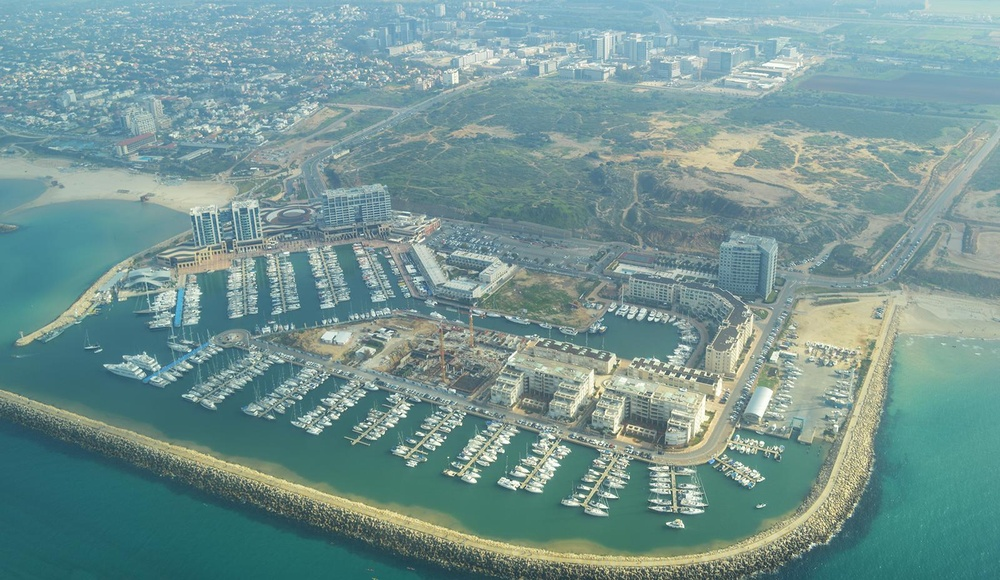
%> input picture 雾天图像/herzeliya_original.jpg, 1000 x 580 px, shrunk from 1600 x 928 before the run
$ octave pingjia.m   (GNU Octave 9; MATLAB toolbox functions it lacks are replaced by stand-ins)
%> lines starting %> are read from the running program, lines starting %| are printed output that depends on the picture
% Image Evaluation Metrics used in Qing et al. (see references)
% Better Dehazing - Lower Mc, Higher Ec and Gc in dehazed image

clear all

% Image to evaluate
try
    I = imread('C:\Users\14766\Desktop\雾天图像\herzeliya_original.jpg');
%> I is the input picture: size 580x1000x3 uint8; mean R, G, B 116.5, 149, 146.9
catch
    warning('Image Not Found');
    return
end

if (size(I,3) == 1)  % grayscale
    [m,n] = size(I);
    meanc = mean(mean(I));   % mean value
    h = imhist(I)/(m*n);              % compute histogram
    ec = sum(-h.*log2(0.0001+h));  % entropy
    j = 1:m-1;   k = 1:n-1;
    gx = zeros(m-1,n-1); gy = zeros(m-1,n-1);
    gx(j,k) = I(j,k+1) - I(j,k);    % gradient along x direction
    gy(j,k) = I(j+1,k) - I(j,k);    % gradient along y direction
    gc = mean(mean(sqrt(0.5*(gx.^2 + gy.^2))));  % average of gradient magnitude
else    % color
    [m,n,~] = size(I);
%> m = 580; n = 1000
    meanc = reshape(mean(mean(I)),1,3);   % mean value
%> meanc = [116.5 149 146.9]
    h1 = imhist(I(:,:,1))/(m*n);      % compute histogram in each channel
%> h1 = 256 values, max 0.00988 at index 65, min 0 at index 1, mean 0.00391
    h2 = imhist(I(:,:,2))/(m*n);
%> h2 = 256 values, max 0.012 at index 122, min 0 at index 1, mean 0.00391
    h3 = imhist(I(:,:,3))/(m*n);
%> h3 = 256 values, max 0.0137 at index 107, min 0 at index 1, mean 0.00391
    ec = [sum(-h1.*log2(0.0001+h1)),sum(-h2.*log2(0.0001+h2)),sum(-h3.*log2(0.0001+h3))]; % entropy
%> ec = [7.45 7.1 7.04]
    j = 1:m-1;   k = 1:n-1;
%> after `j = 1:m-1`: j = 579 values from 1 to 579
%> after `k = 1:n-1`: k = 999 values from 1 to 999
    gx = zeros(m-1,n-1,3); gy = zeros(m-1,n-1,3);
    gx(j,k,:) = I(j,k+1,:) - I(j,k,:);    % gradient along x direction
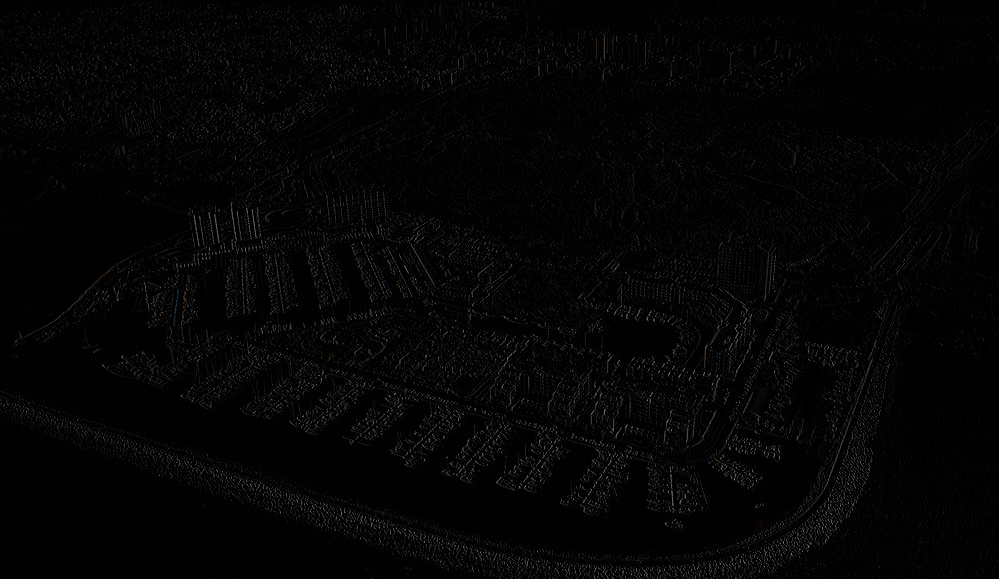
%> gx: size 579x999x3 double; mean R, G, B 4.3, 4.1, 4.1
    gy(j,k,:) = I(j+1,k,:) - I(j,k,:);    % gradient along y direction
    gc = reshape(mean(mean(sqrt(0.5*(gx.^2 + gy.^2)))),1,3);  % average of gradient magnitude
%> gc = [6.04 5.74 5.63]
end

disp('In order of channels ')
disp('Mean value Mc for image = ');
disp(meanc)
%|    116.52   148.99   146.90
disp('Entropy Ec for image = ');
disp(ec)
%|    7.4489   7.0997   7.0369
disp('Average Gradient Gc for image = ');
disp(gc)
%|    6.0385   5.7429   5.6290

$ run again, with 雾天图像/bench_original.jpg copied over 雾天图像/herzeliya_original.jpg
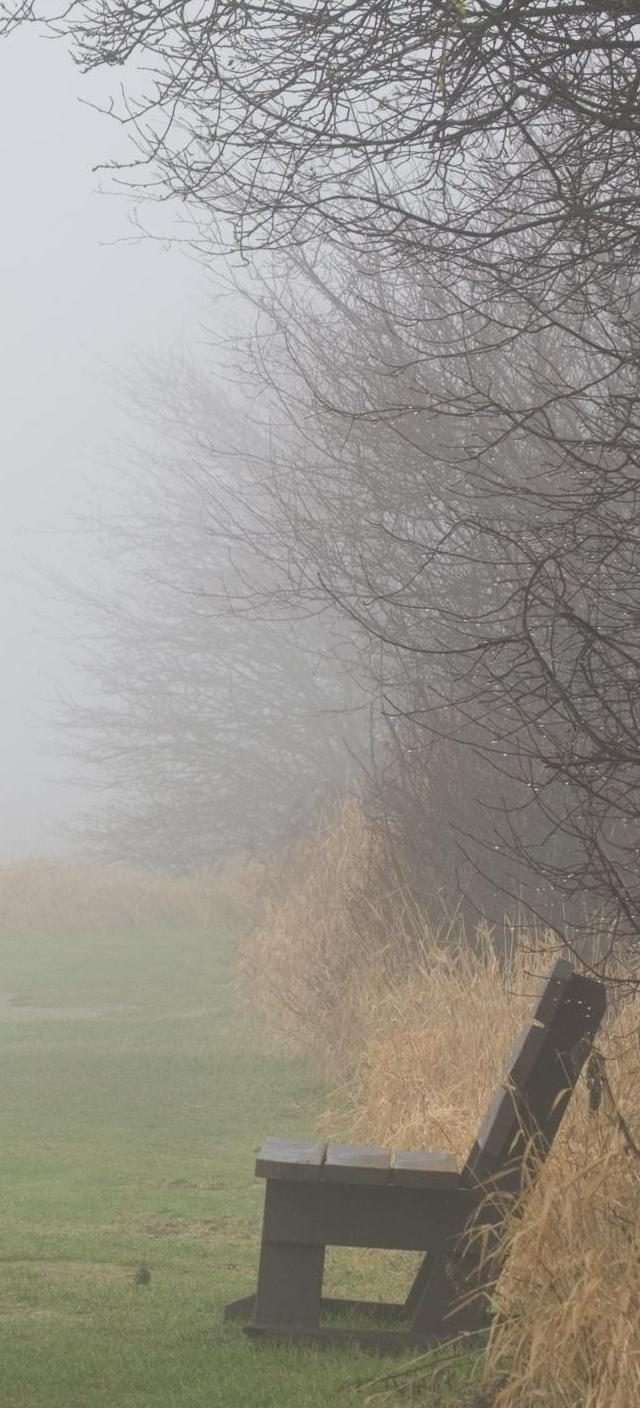
%> input picture 雾天图像/bench_original.jpg, 640 x 1408 px
%> I is the input picture: size 1408x640x3 uint8; mean R, G, B 151.5, 147.9, 140
%> meanc = [151.5 147.9 140]
%> h1 = 256 values, max 0.02 at index 214, min 0 at index 1, mean 0.00391
%> h2 = 256 values, max 0.0152 at index 216, min 0 at index 1, mean 0.00391
%> h3 = 256 values, max 0.0148 at index 221, min 0 at index 1, mean 0.00391
%> ec = [7.05 7.1 7.25]
%> `gx(j,k,:) = I(j,k+1,:) - I(j,k,:);`:
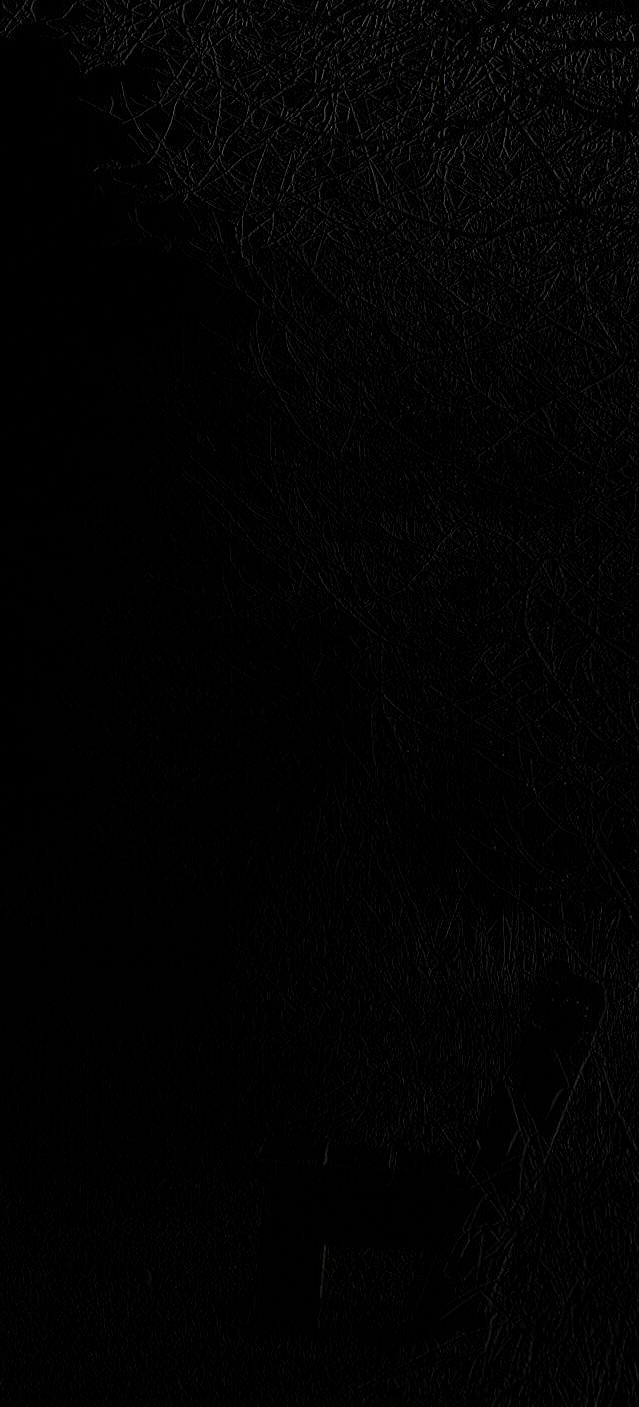
%> gx: size 1407x639x3 double; mean R, G, B 2.8, 2.8, 2.8
%> gc = [3.71 3.7 3.7]
%|    151.54   147.88   139.98
%|    7.0547   7.0998   7.2452
%|    3.7110   3.6986   3.6966

$ run again, with 雾天图像/cones_original.jpg copied over 雾天图像/herzeliya_original.jpg
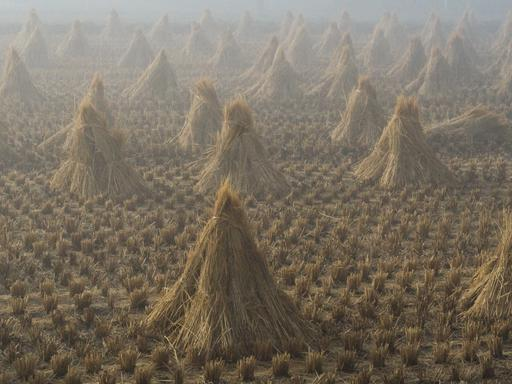
%> input picture 雾天图像/cones_original.jpg, 512 x 384 px
%> I is the input picture: size 384x512x3 uint8; mean R, G, B 122.9, 113.2, 98.8
%> meanc = [122.9 113.2 98.84]
%> h1 = 256 values, max 0.0117 at index 115, min 0 at index 1, mean 0.00391
%> h2 = 256 values, max 0.0115 at index 101, min 0 at index 1, mean 0.00391
%> h3 = 256 values, max 0.0114 at index 89, min 0 at index 2, mean 0.00391
%> ec = [7.02 7.14 7.23]
%> `gx(j,k,:) = I(j,k+1,:) - I(j,k,:);`:
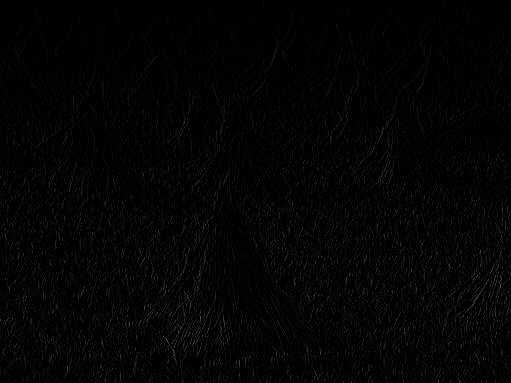
%> gx: size 383x511x3 double; mean R, G, B 3.7, 3.6, 3.6
%> `gy(j,k,:) = I(j+1,k,:) - I(j,k,:);`:
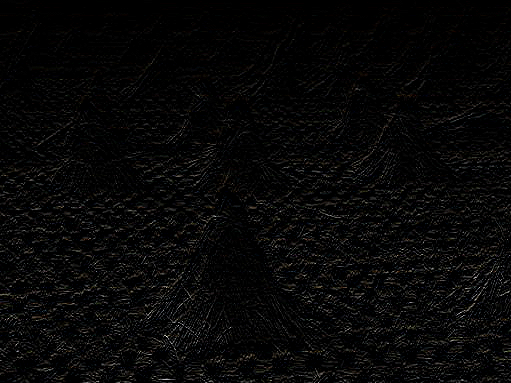
%> gy: size 383x511x3 double; mean R, G, B 2.9, 2.8, 2.8; drawn with min black and max white
%> gc = [4.04 3.96 3.91]
%|    122.940   113.240    98.839
%|    7.0199   7.1355   7.2266
%|    4.0350   3.9635   3.9083

$ run again, with 雾天图像/dubai_original.jpg copied over 雾天图像/herzeliya_original.jpg
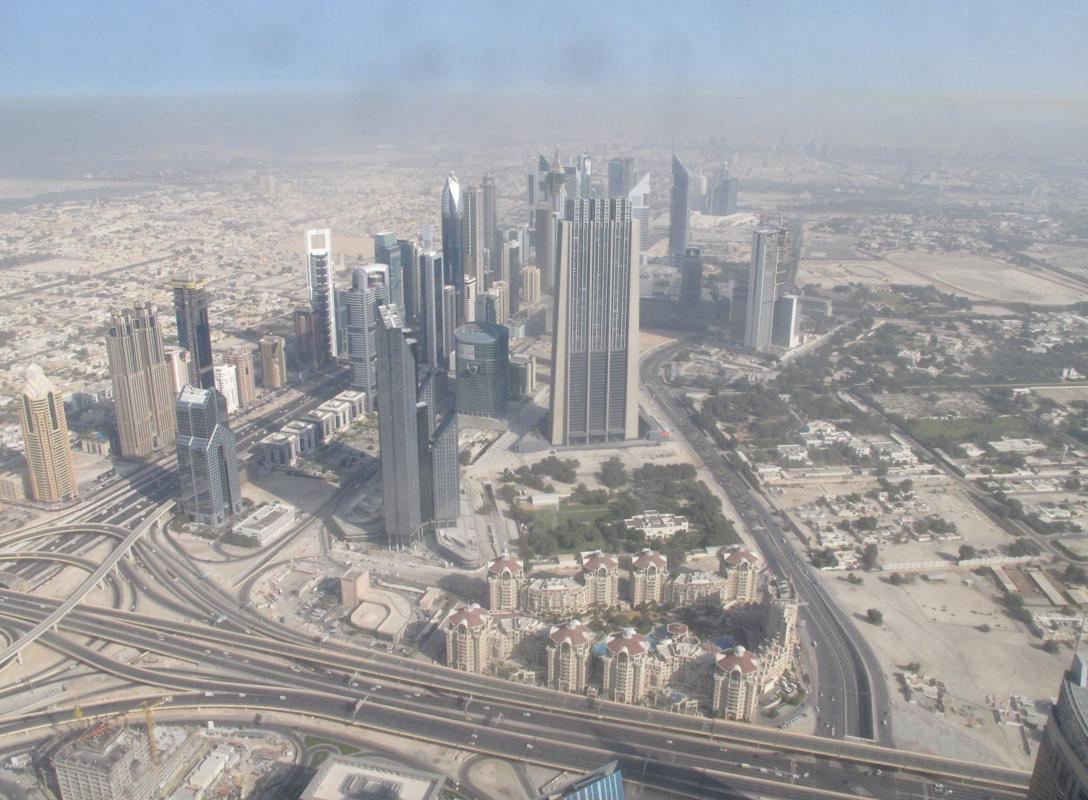
%> input picture 雾天图像/dubai_original.jpg, 1088 x 800 px
%> I is the input picture: size 800x1088x3 uint8; mean R, G, B 158.9, 159.3, 161.5
%> meanc = [158.9 159.3 161.5]
%> h1 = 256 values, max 0.0177 at index 172, min 0 at index 1, mean 0.00391
%> h2 = 256 values, max 0.024 at index 188, min 0 at index 1, mean 0.00391
%> h3 = 256 values, max 0.0146 at index 218, min 0 at index 1, mean 0.00391
%> ec = [6.93 6.77 6.96]
%> `gx(j,k,:) = I(j,k+1,:) - I(j,k,:);`:
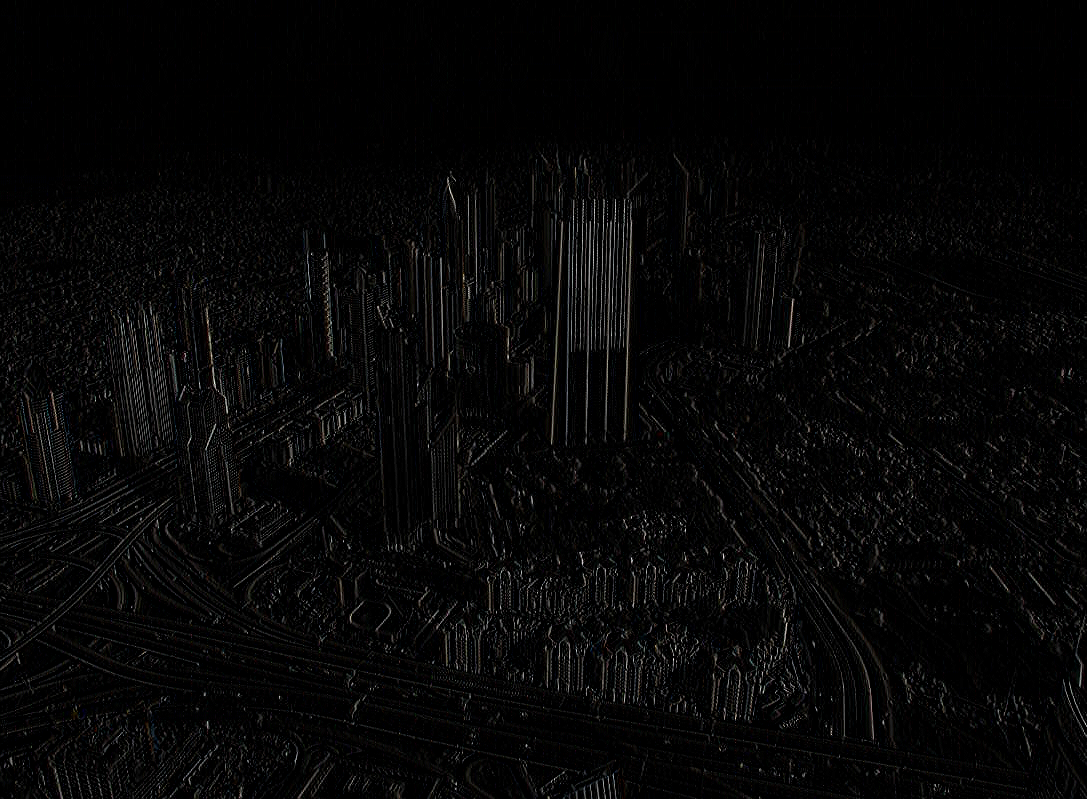
%> gx: size 799x1087x3 double; mean R, G, B 2.6, 2.6, 2.5; drawn with min black and max white
%> `gy(j,k,:) = I(j+1,k,:) - I(j,k,:);`:
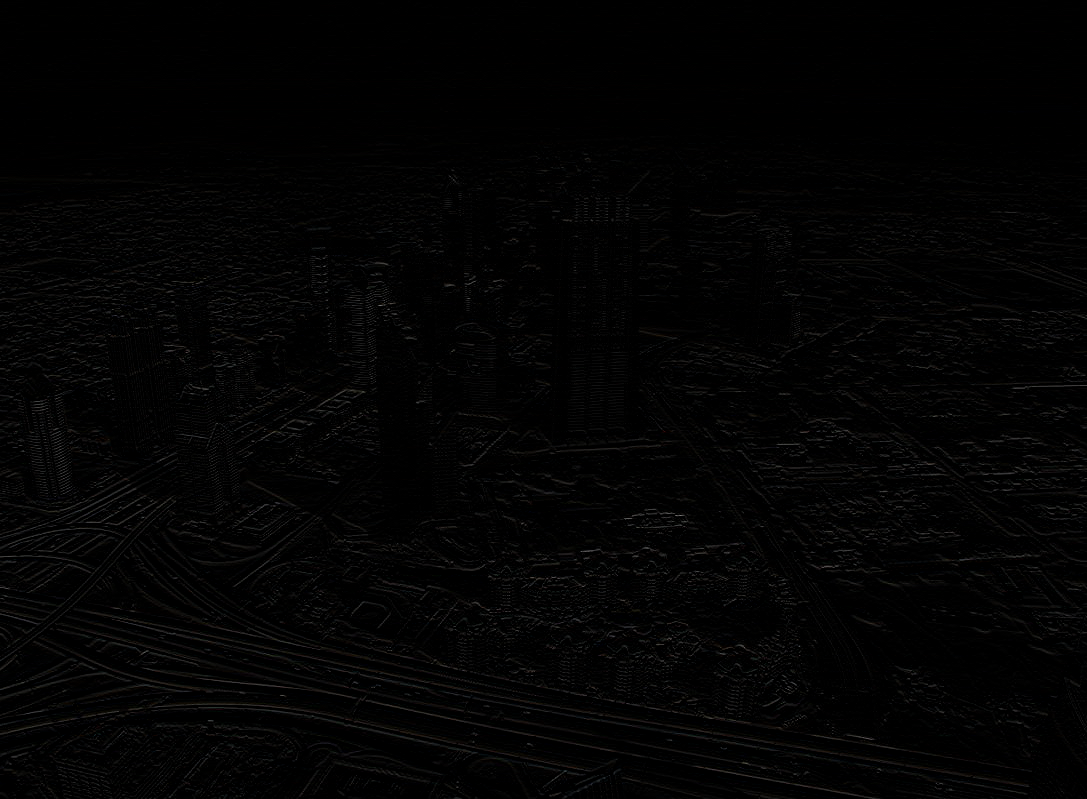
%> gy: size 799x1087x3 double; mean R, G, B 3.1, 3, 3
%> gc = [3.66 3.57 3.51]
%|    158.93   159.32   161.54
%|    6.9305   6.7697   6.9608
%|    3.6569   3.5668   3.5095
